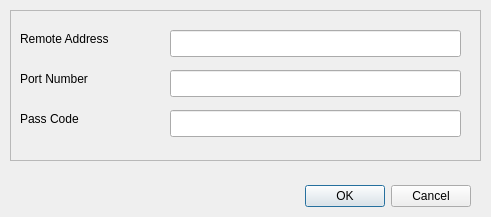
<?xml version="1.0" encoding="UTF-8"?>
<ui version="4.0">
 <class>NewConnectionDialog</class>
 <widget class="QDialog" name="NewConnectionDialog">
  <property name="geometry">
   <rect>
    <x>0</x>
    <y>0</y>
    <width>491</width>
    <height>217</height>
   </rect>
  </property>
  <property name="windowTitle">
   <string>New Connection</string>
  </property>
  <widget class="QDialogButtonBox" name="buttonBox">
   <property name="geometry">
    <rect>
     <x>130</x>
     <y>180</y>
     <width>341</width>
     <height>32</height>
    </rect>
   </property>
   <property name="orientation">
    <enum>Qt::Horizontal</enum>
   </property>
   <property name="standardButtons">
    <set>QDialogButtonBox::Cancel|QDialogButtonBox::Ok</set>
   </property>
  </widget>
  <widget class="QFrame" name="frame">
   <property name="geometry">
    <rect>
     <x>10</x>
     <y>10</y>
     <width>471</width>
     <height>151</height>
    </rect>
   </property>
   <property name="frameShape">
    <enum>QFrame::StyledPanel</enum>
   </property>
   <property name="frameShadow">
    <enum>QFrame::Raised</enum>
   </property>
   <widget class="QLabel" name="addressLabel">
    <property name="geometry">
     <rect>
      <x>10</x>
      <y>20</y>
      <width>121</width>
      <height>17</height>
     </rect>
    </property>
    <property name="text">
     <string>Remote Address</string>
    </property>
   </widget>
   <widget class="QLabel" name="portLabel">
    <property name="geometry">
     <rect>
      <x>10</x>
      <y>60</y>
      <width>111</width>
      <height>17</height>
     </rect>
    </property>
    <property name="text">
     <string>Port Number</string>
    </property>
   </widget>
   <widget class="QLineEdit" name="addressLineEdit">
    <property name="geometry">
     <rect>
      <x>160</x>
      <y>20</y>
      <width>291</width>
      <height>27</height>
     </rect>
    </property>
   </widget>
   <widget class="QLineEdit" name="portLineEdit">
    <property name="geometry">
     <rect>
      <x>160</x>
      <y>60</y>
      <width>291</width>
      <height>27</height>
     </rect>
    </property>
   </widget>
   <widget class="QLabel" name="passCodeLabel">
    <property name="geometry">
     <rect>
      <x>10</x>
      <y>100</y>
      <width>111</width>
      <height>17</height>
     </rect>
    </property>
    <property name="text">
     <string>Pass Code</string>
    </property>
   </widget>
   <widget class="QLineEdit" name="passCodeLineEdit">
    <property name="geometry">
     <rect>
      <x>160</x>
      <y>100</y>
      <width>291</width>
      <height>27</height>
     </rect>
    </property>
    <property name="echoMode">
     <enum>QLineEdit::Password</enum>
    </property>
   </widget>
  </widget>
 </widget>
 <resources/>
 <connections>
  <connection>
   <sender>buttonBox</sender>
   <signal>accepted()</signal>
   <receiver>NewConnectionDialog</receiver>
   <slot>accept()</slot>
   <hints>
    <hint type="sourcelabel">
     <x>248</x>
     <y>254</y>
    </hint>
    <hint type="destinationlabel">
     <x>157</x>
     <y>274</y>
    </hint>
   </hints>
  </connection>
  <connection>
   <sender>buttonBox</sender>
   <signal>rejected()</signal>
   <receiver>NewConnectionDialog</receiver>
   <slot>reject()</slot>
   <hints>
    <hint type="sourcelabel">
     <x>316</x>
     <y>260</y>
    </hint>
    <hint type="destinationlabel">
     <x>286</x>
     <y>274</y>
    </hint>
   </hints>
  </connection>
 </connections>
</ui>
